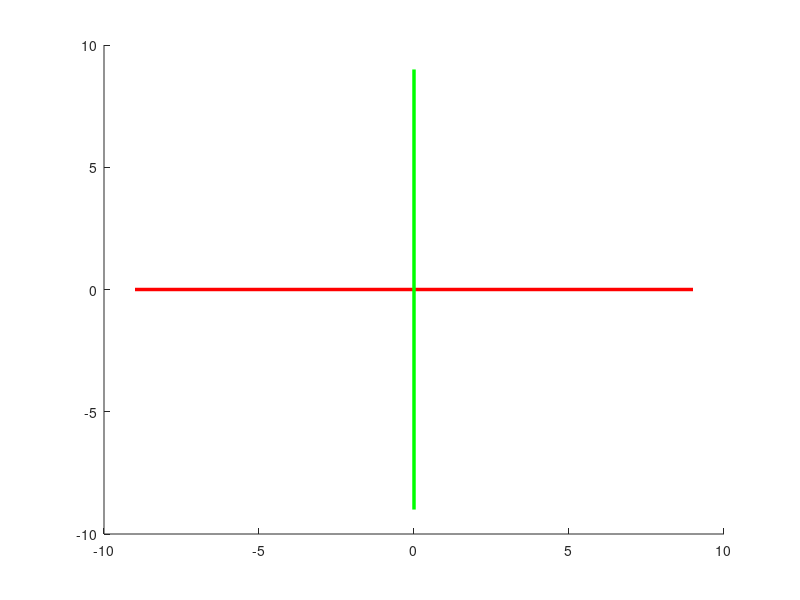

MATLAB code to generate this figure:
function PrintAxis ()
line([-9 9],[0 0],[0 0],'color',[1 0 0],'linewidth',2.5); %establece el eje X en rojo
 line([0 0],[-9 9],[0 0],'color',[0 1 0],'linewidth',2.5); %establece el eje Y en verde
end